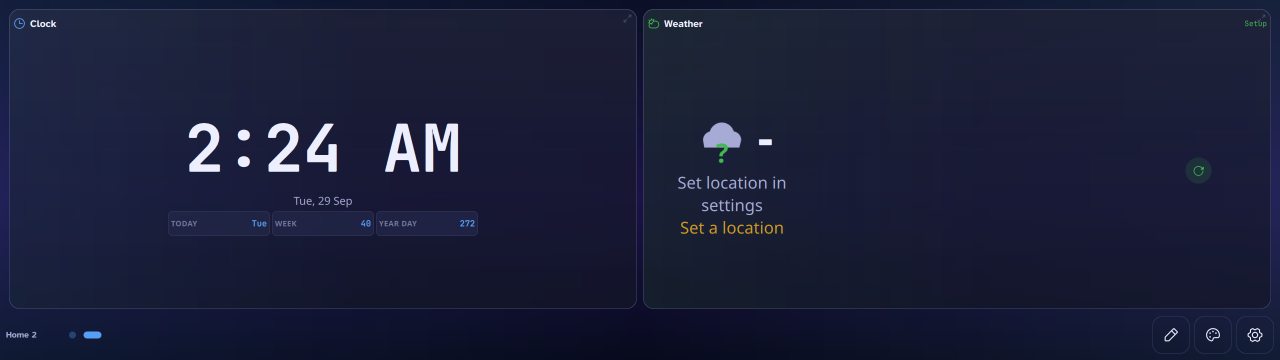
#> input picture tests/visual/baselines/orientation-home-ambient-landscape.png, 2560 x 720 px (shown at 1/2 size)
$ python -i e2e_buildup.py   (imports and definitions only)
#> lines starting #> are read from the running program, lines starting #| are printed output that depends on the picture
#!/usr/bin/env python3
"""e2e_buildup.py - incremental build-up scenario on the REAL Edge panel.

Owner-requested (2026-07-19): strip the dashboard to nothing, then add things
back ONE AT A TIME, checking the real hub on the real panel after every single
step. Screens, then widgets, then themes, then accents, then animated
backgrounds, then wallpapers, then orientation.

Why this exists, in test terms: it is the first coverage of the REAL hub binary
being driven incrementally over the REAL control socket, with the rendered panel
checked after each mutation. Everything else either drives a stub (the GUI
suite's ManagerHarness), or asserts store facts with nothing rendered
(tests/runtime), or changes many things at once. A build-up is what catches
"step 7 is fine alone but breaks after step 6" - coherence, not units.

Every step does three things:
  1. push ONE change over IPC,
  2. read the state back and assert the hub actually took it,
  3. grab the Edge rect to a PNG so a human can flip through the sequence.

Grabs are cropped to the Edge rect by the harness, so no other monitor is
captured.

The hub runs with an isolated XDG_CONFIG_HOME and XDG_RUNTIME_DIR, so the live
hub's config, single-instance lock and control socket are never touched.

Run:
    python3 tests/hardware/e2e_buildup.py                  # IPC + grabs
    XENEON_HW_INPUT=1 python3 tests/hardware/e2e_buildup.py  # + real touch

Output: /tmp/edge-buildup-<n>/NNN-<step>.png, one frame per step, in order.
"""
import os
import sys
import tempfile
import time

HERE = os.path.dirname(os.path.abspath(__file__))
sys.path.insert(0, HERE)

from e2e_harness import E2E, assert_binaries_current, doc, page, tile  # noqa: E402

# One widget per family we care about, in the order a user would plausibly add
# them. Deliberately spans metric widgets (need the Rust core), time widgets
# (need timers), and focus widgets (need persisted settings).
WIDGET_WALK = [
    ("clock",     "time"),
    ("cpu",       "metric"),
    ("ram",       "metric"),
    ("weather",   "network-ish"),
    ("tasks",     "productivity"),
    ("hydration", "focus"),
    ("media",     "entertainment"),
]

# Themes across every group, including the renamed inspired palettes (D3) and
# the new shipped default (D1).
THEME_WALK = ["nord", "dark", "light", "high_contrast",
              "trilby_key_check", "catppuccin", "matrix"]
# `trilby_key_check` is not a key - replaced below. Keys stayed as the distro
# spellings on purpose (see ui/qml/Theme.qml naming policy); the DISPLAY name is
# what changed. Asserting the key still works is the point of including it.
THEME_WALK[4] = "fedora"

ACCENT_WALK = ["#58A6FF", "#3FB950", "#F778BA", "#E3B341", "#000000"]
BG_WALK = ["orbs", "mesh", "aurora", "waves", "stars", "bokeh", "grid", "none"]


# Fraction of a step's settle time. The hub applies + renders fast; 0.45s was
# conservative. 0.25 keeps grabs clean while cutting ~40% off the run.
SETTLE = float(os.environ.get("XENEON_BUILDUP_SETTLE", "0.25"))

# Keep the render assertion attributable to the widget instead of motion in the
# default background. The later appearance walk still exercises every animated
# background explicitly.
RENDER_APPEARANCE = {
    "themeMode": "nord",
    "accent": "#58A6FF",
    "bgStyle": "none",
    "animatedBg": False,
    "glass": 0.55,
    "glow": False,
    "gridCols": 1,
    "orientation": "portrait",
}
RENDER_GRID = 32
MIN_RENDER_DELTA = 25.0


def render_doc(pages):
    return doc(pages, appearance=RENDER_APPEARANCE)


def grid_sig(path, n=RENDER_GRID):
    """An n x n grid of average colours - a cheap render fingerprint that is
    sensitive to WHERE things are, not just the overall tint. Two frames with
    the same average but different layout (a widget present vs an empty page)
    have very different grid signatures."""
#> called with n = 32
    from PIL import Image
    im = Image.open(path).convert("RGB")
#> im is the input picture: PIL image 2560x720 RGB; mean R, G, B 26.5, 30.5, 56
    w, h = im.size
#> w = 2560; h = 720
    small = im.resize((n, n))
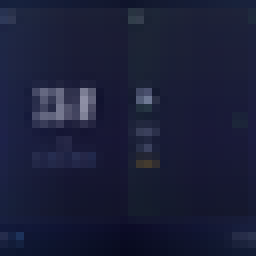
#> small: PIL image 32x32 RGB (shown 8 times larger); mean R, G, B 26.6, 30.6, 56
    return [small.getpixel((x, y)) for y in range(n) for x in range(n)]


# [9 lines left out: function sig_distance, not called in this run]


class BuildUp:
    # [54 lines left out: functions __init__, step, capture_empty_baseline, not called in this run]


def pages_of(st):
    return (st or {}).get("pages", []) or []


def appearance_of(st):
    return (st or {}).get("appearance", {}) or {}


# [244 lines left out: function main, not called in this run]


# [2 lines not run here, left out]

>>> result = grid_sig('../visual/baselines/orientation-home-ambient-landscape.png')
#> result = 1024 items, first 6: (22, 32, 61), (22, 33, 61), (23, 33, 61), (22, 32, 60), (22, 31, 58), (21, 30, 57)

$ run again, on tests/visual/baselines/preset-calm-focus.png
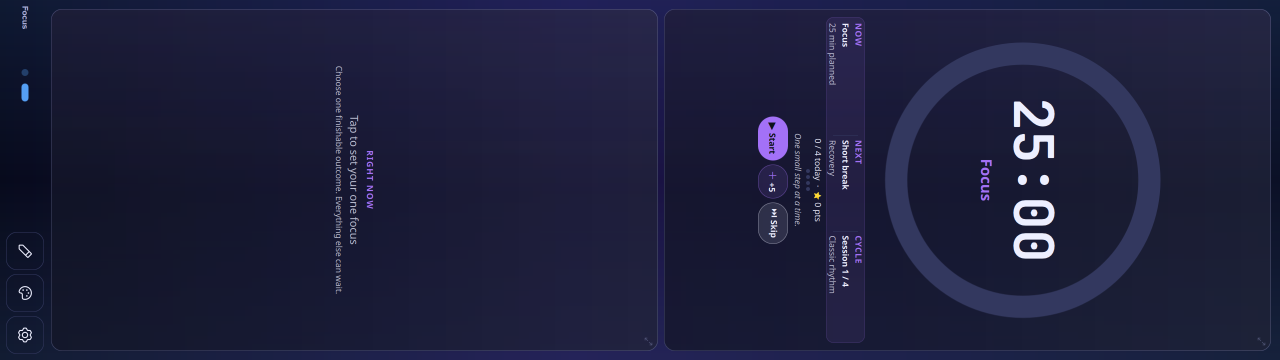
#> input picture tests/visual/baselines/preset-calm-focus.png, 2560 x 720 px (shown at 1/2 size)
#> in grid_sig, im is the input picture: PIL image 2560x720 RGB; mean R, G, B 29.5, 31, 59.7
#> in grid_sig, `small = im.resize((n, n))`:
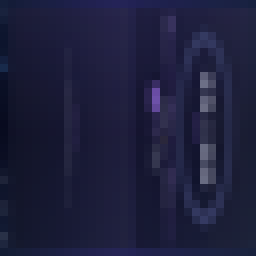
#> small: PIL image 32x32 RGB (shown 8 times larger); mean R, G, B 29.6, 31, 59.7
#> result = 1024 items, first 6: (21, 31, 58), (20, 28, 56), (22, 29, 59), (24, 30, 61), (25, 30, 64), (26, 31, 66)

$ run again, on tests/visual/baselines/preset-creator.png
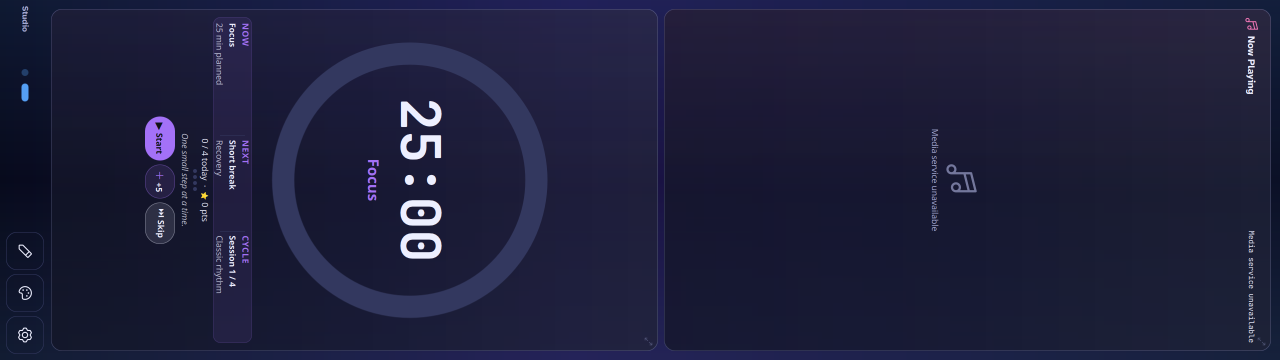
#> input picture tests/visual/baselines/preset-creator.png, 2560 x 720 px (shown at 1/2 size)
#> in grid_sig, im is the input picture: PIL image 2560x720 RGB; mean R, G, B 30.1, 31.1, 59.2
#> in grid_sig, `small = im.resize((n, n))`:
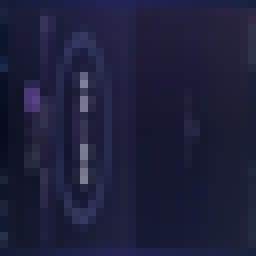
#> small: PIL image 32x32 RGB (shown 8 times larger); mean R, G, B 30.2, 31.2, 59.3
#> result = 1024 items, first 6: (21, 31, 58), (20, 28, 56), (22, 29, 59), (24, 30, 61), (25, 30, 64), (26, 30, 65)
